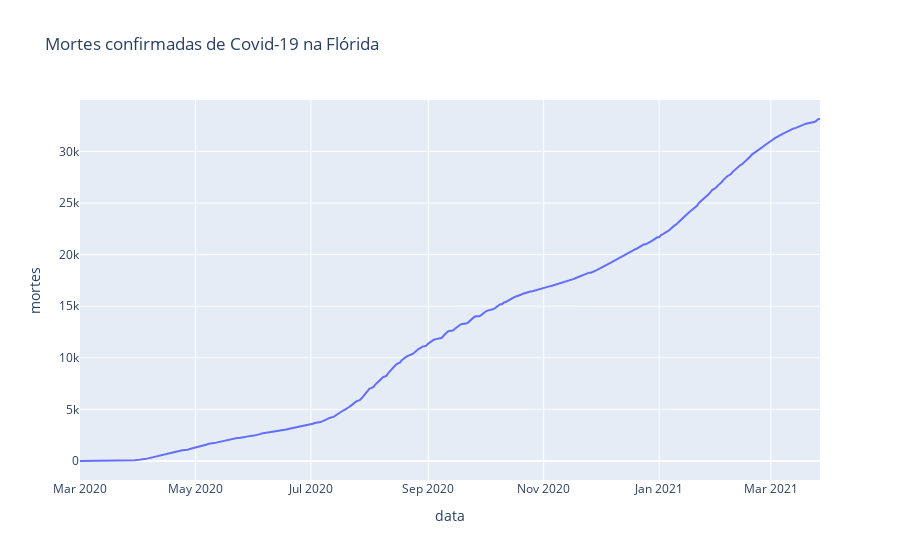

The notebook cell saved with this chart:
### Code cell
# Visualizar as mortes na Flórida
px.line(fl, 'data', 'mortes', title='Mortes confirmadas de Covid-19 na Flórida')

### Figure 1 — Plotly figure (JSON) as saved in the notebook; plotly's stock layout.template omitted (floating-point values rounded to 4 significant figures; data arrays with more than 128 entries replaced by an {"elided": "..."} marker saying what was removed)
{"data": [{"hovertemplate": "data=%{x}<br>mortes=%{y}<extra></extra>", "legendgroup": "", "line": {"color": "#636efa", "dash": "solid"}, "mode": "lines", "name": "", "orientation": "v", "showlegend": false, "type": "scatter", "x": {"elided": "392 str values"}, "xaxis": "x", "y": {"elided": "392 int values"}, "yaxis": "y"}], "layout": {"legend": {"tracegroupgap": 0}, "title": {"text": "Mortes confirmadas de Covid-19 na Flórida"}, "xaxis": {"anchor": "y", "domain": [0, 1], "title": {"text": "data"}}, "yaxis": {"anchor": "x", "domain": [0, 1], "title": {"text": "mortes"}}}}
